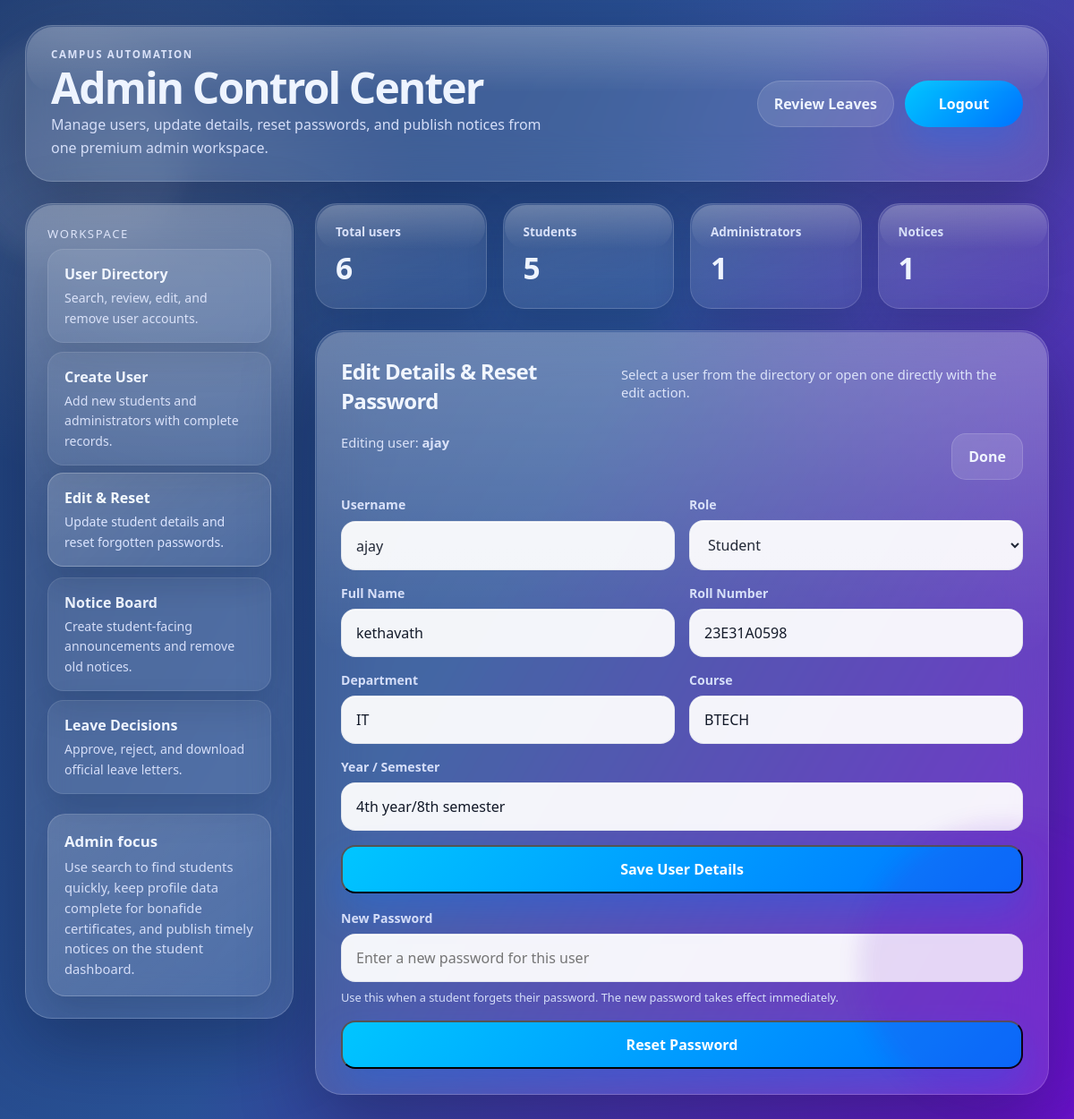
Page /admin?edit=ajay (signed in) on the committed database.
### tables this page shows
CREATE TABLE users (
        id INTEGER PRIMARY KEY AUTOINCREMENT,
        username TEXT UNIQUE,
        password TEXT,
        role TEXT
    , full_name TEXT, roll_number TEXT, department TEXT, course TEXT, year_semester TEXT);

### app/routes/admin_routes.py (the view)
@router.get("/admin", response_class=HTMLResponse)
def admin_page(request: Request):
    if not request.session.get("role") == "admin":
        return RedirectResponse("/login", status_code=303)
    db = get_db()
    cursor = db.cursor()
    search = request.query_params.get("search", "").strip()
    edit_username = request.query_params.get("edit", "").strip()
    if search:
        like_query = f"%{search}%"
        cursor.execute(
            """
            SELECT username, role, full_name, roll_number, department, course, year_semester
            FROM users
            WHERE username LIKE ?
               OR role LIKE ?
               OR COALESCE(full_name, '') LIKE ?
               OR COALESCE(roll_number, '') LIKE ?
               OR COALESCE(department, '') LIKE ?
               OR COALESCE(course, '') LIKE ?
               OR COALESCE(year_semester, '') LIKE ?
            ORDER BY role DESC, username ASC
            """,
            (like_query, like_query, like_query, like_query, like_query, like_query, like_query)
        )
    else:
        cursor.execute(
            """
            SELECT username, role, full_name, roll_number, department, course, year_semester
            FROM users
            ORDER BY role DESC, username ASC
            """
        )
    users = cursor.fetchall()
    notices = cursor.execute(
        """
        SELECT id, title, content, created_at, created_by
        FROM notices
        ORDER BY datetime(created_at) DESC, id DESC
        """
    ).fetchall()
    selected_user = None
    if edit_username:
        cursor.execute(
            """
            SELECT username, role, full_name, roll_number, department, course, year_semester
            FROM users
            WHERE username = ?
            """,
            (edit_username,)
        )
        selected_user = cursor.fetchone()
    msg = request.query_params.get("msg")
    return templates.TemplateResponse(request, "admin.html", {
        "users": users,
        "msg": msg,
        "search": search,
        "selected_user": selected_user,
        "notices": notices,
    })

### templates/admin.html (shortened to what this page needs)
<!DOCTYPE html>
<html lang="en">
<head>
</head>
<body data-active-section="{% if selected_user %}editSection{% else %}usersSection{% endif %}">
    {% set total_users = users|length %}
    {% set admin_stats = namespace(admins=0, students=0) %}
    {% for user in users %}
        {% if user["role"] == "admin" %}{% set admin_stats.admins = admin_stats.admins + 1 %}{% else %}{% set admin_stats.students = admin_stats.students + 1 %}{% endif %}
    {% endfor %}
    <div class="shell">
        <header class="topbar">
            <div class="brand">
                <p class="eyebrow">Campus Automation</p>
                <h1 class="title">Admin Control Center</h1>
                <p class="subtitle">Manage users, update details, reset passwords, and publish notices from one premium admin workspace.</p>
            </div>
            <div class="top-actions">
                <a class="top-link secondary" href="/admin/leaves">Review Leaves</a>
                <a class="top-link primary" href="/logout">Logout</a>
            </div>
        </header>
        <div class="layout">
            <aside class="panel sidebar">
                <div>
                    <p class="nav-title">Workspace</p>
                    <div class="nav-list">
                        <button type="button" class="nav-button active" data-target="usersSection"><strong>User Directory</strong><span>Search, review, edit, and remove user accounts.</span></button>
                        <button type="button" class="nav-button" data-target="createSection"><strong>Create User</strong><span>Add new students and administrators with complete records.</span></button>
                        <button type="button" class="nav-button" data-target="editSection"><strong>Edit & Reset</strong><span>Update student details and reset forgotten passwords.</span></button>
                        <button type="button" class="nav-button" data-target="noticeSection"><strong>Notice Board</strong><span>Create student-facing announcements and remove old notices.</span></button>
                        <a class="nav-anchor" href="/admin/leaves"><strong>Leave Decisions</strong><span>Approve, reject, and download official leave letters.</span></a>
                    </div>
                </div>
                <div class="sidebar-note">
                    <h3>Admin focus</h3>
                    <p>Use search to find students quickly, keep profile data complete for bonafide certificates, and publish timely notices on the student dashboard.</p>
                </div>
            </aside>
            <main class="content">
                <section class="stats">
                    <div class="panel stat-card"><span>Total users</span><strong>{{ total_users }}</strong></div>
                    <div class="panel stat-card"><span>Students</span><strong>{{ admin_stats.students }}</strong></div>
                    <div class="panel stat-card"><span>Administrators</span><strong>{{ admin_stats.admins }}</strong></div>
                    <div class="panel stat-card"><span>Notices</span><strong>{{ notices|length }}</strong></div>
                </section>
                <section id="editSection" class="panel section hidden">
                    <div class="section-head"><h2>Edit Details & Reset Password</h2><p>Select a user from the directory or open one directly with the edit action.</p></div>
                    {% if selected_user %}
                    <div class="toolbar"><div class="toolbar-note">Editing user: <strong>{{ selected_user["username"] }}</strong></div><a class="action-btn" href="/admin">Done</a></div>
                    <form method="post" action="/admin/update-user" class="form-grid">
                        <div class="field"><label>Username</label><input class="input" type="text" value="{{ selected_user['username'] }}" readonly></div>
                        <div class="field"><label for="edit_role">Role</label><select id="edit_role" class="select role-selector" name="role"><option value="student" {% if selected_user["role"] == "student" %}selected{% endif %}>Student</option><option value="admin" {% if selected_user["role"] == "admin" %}selected{% endif %}>Admin</option></select></div>
                        <div class="field"><label for="edit_full_name">Full Name</label><input id="edit_full_name" class="input student-detail" type="text" name="full_name" value="{{ selected_user['full_name'] or '' }}"></div>
                        <div class="field"><label for="edit_roll_number">Roll Number</label><input id="edit_roll_number" class="input student-detail" type="text" name="roll_number" value="{{ selected_user['roll_number'] or '' }}"></div>
                        <div class="field"><label for="edit_department">Department</label><input id="edit_department" class="input student-detail" type="text" name="department" value="{{ selected_user['department'] or '' }}"></div>
                        <div class="field"><label for="edit_course">Course</label><input id="edit_course" class="input student-detail" type="text" name="course" value="{{ selected_user['course'] or '' }}"></div>
                        <div class="field full"><label for="edit_year_semester">Year / Semester</label><input id="edit_year_semester" class="input student-detail" type="text" name="year_semester" value="{{ selected_user['year_semester'] or '' }}"></div>
                        <div class="field full"><button class="submit" type="submit">Save User Details</button></div>
                    </form>
                    <div style="height:18px;"></div>
                    <form method="post" action="/admin/reset-password" class="form-grid">
                        <div class="field full"><label for="new_password">New Password</label><input id="new_password" class="input" type="password" name="new_password" placeholder="Enter a new password for this user"><p class="field-note">Use this when a student forgets their password. The new password takes effect immediately.</p></div>
                        <div class="field full"><button class="submit" type="submit">Reset Password</button></div>
                    </form>
                    {% else %}
                    <div class="empty">Choose an Edit action from the user directory to update details or reset a password.</div>
                    {% endif %}
                </section>
            </main>
        </div>
    </div>
</body>
</html>

### rows in the picture
users: username "ajay", role "Student", full_name "kethavath", roll_number "23E31A0598", department "IT", course "BTECH", year_semester "4th year/8th semester"

### other values in the picture
{{ total_users }} "6"
{{ admin_stats.students }} "5"
{{ admin_stats.admins }} "1"
{{ notices|length }} "1"
